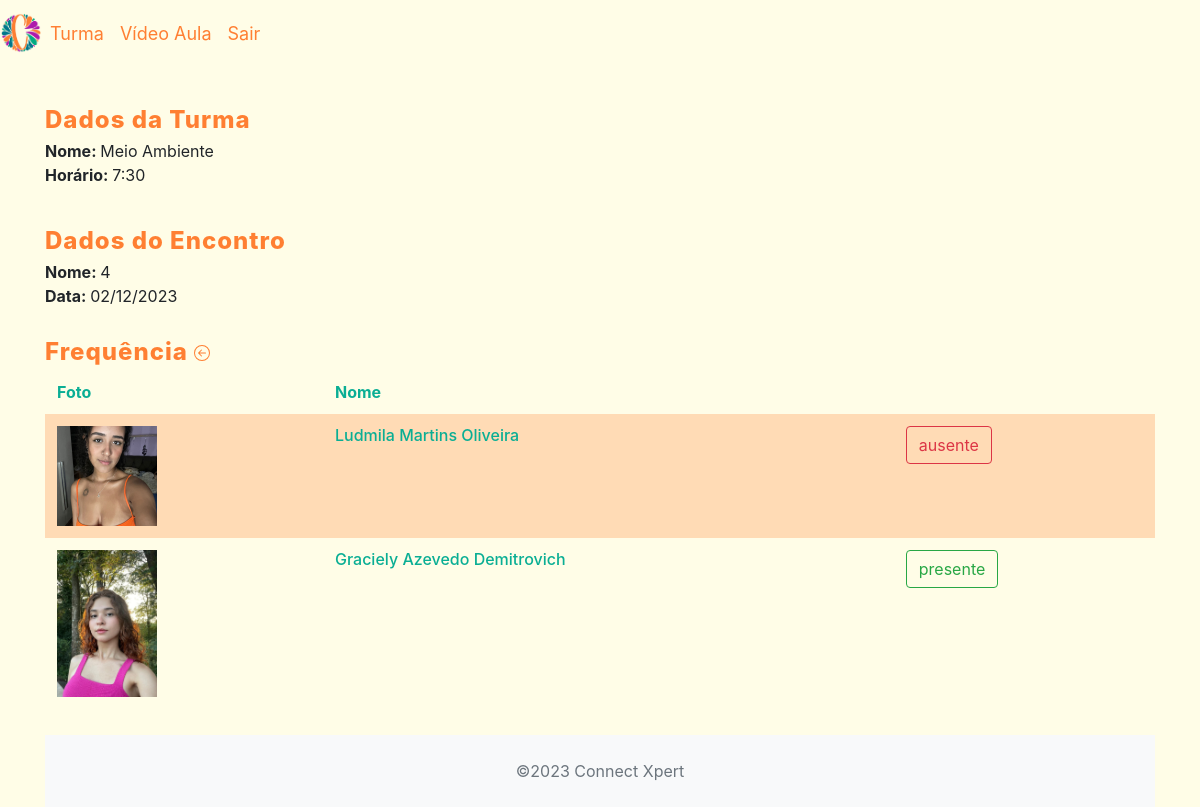
The app's page /crud_connectxpert/app/controller/FrequenciaController.php?action=createFrequencia&id=11&idTurma=4 (signed in) with its own data.
### tables this page shows
CREATE TABLE `turma` (
  `id_turma` int(11) NOT NULL,
  `nome_turma` varchar(60) NOT NULL,
  `num_alunos` int(11) NOT NULL,
  `horario` varchar(45) NOT NULL,
  `dia_semana` varchar(60) NOT NULL
);

CREATE TABLE `encontro` (
  `id_encontro` int(11) NOT NULL,
  `id_turma` int(11) NOT NULL,
  `nome_encontro` varchar(100) NOT NULL,
  `dia_encontro` date NOT NULL
);

CREATE TABLE `frequencia` (
  `id_frequencia` int(11) NOT NULL,
  `id_encontro` int(11) NOT NULL,
  `id_turma_aluno` int(11) NOT NULL,
  `condicao` enum('presente','ausente') NOT NULL DEFAULT 'presente'
);

CREATE TABLE `aluno` (
  `id_aluno` int(11) NOT NULL,
  `nome_aluno` varchar(100) NOT NULL,
  `nascimento_aluno` date NOT NULL,
  `telefone` varchar(20) NOT NULL,
  `nome_responsavel` varchar(60) NOT NULL,
  `sexo_aluno` enum('feminino','masculino','outros') NOT NULL,
  `login_aluno` varchar(15) NOT NULL,
  `senha_aluno` varchar(15) NOT NULL,
  `historico` text NOT NULL,
  `cpf_aluno` varchar(20) NOT NULL,
  `rg_aluno` varchar(20) NOT NULL,
  `email_aluno` varchar(100) NOT NULL,
  `end_rua` varchar(95) NOT NULL,
  `end_bairro` varchar(95) NOT NULL,
  `end_cidade` varchar(95) NOT NULL,
  `end_estado` varchar(95) NOT NULL,
  `end_numero` int(11) NOT NULL,
  `end_complemento` varchar(100) DEFAULT NULL,
  `id_ie` int(11) NOT NULL,
  `situacao` enum('disponivel','indisponivel') NOT NULL,
  `foto` varchar(60) NOT NULL
);

### crud_connectxpert/app/controller/FrequenciaController.php (called while the page is built, shortened)
<?php
require_once(__DIR__ . "/../dao/FrequenciaDAO.php");
require_once(__DIR__ . "/../model/Frequencia.php");
require_once(__DIR__ . "/../dao/EncontroDAO.php");
require_once(__DIR__ . "/../dao/TurmaDAO.php");
class FrequenciaController extends Controller {
    private FrequenciaDAO $frequenciaDao;
    private EncontroDAO   $encontroDao;
    private TurmaDAO      $turmaDao;
    public function __construct() {
        $this->frequenciaDao = new FrequenciaDAO();
        $this->encontroDao = new EncontroDAO ();
        $this->turmaDao = new TurmaDAO ();
        $this->handleAction();
    }
    protected  function createFrequencia() {
        $frequenciasASerCreadas = array();
        $this->frequenciaDao->insert($frequenciasASerCreadas);
        $this->list();
    }
    protected function list(string $msgErro = "", string $msgSucesso = "") {
        $encontro = $this->findEncontroById();
        $dados["encontro"] = $encontro;
        $dados["turma"] = $this->turmaDao->findById($encontro->getIdTurma());
        $dados["frequencia"] = $this->frequenciaDao->list($_GET['id']);
        $this->loadView("frequencia/listFrequencia.php", $dados,  $msgErro, $msgSucesso);
    }
    private function findEncontroById() {
        $id = 0;
        if(isset($_GET['id']))
            $id = $_GET['id'];
        $encontro = $this->encontroDao->findEncontroById($id);
        return $encontro;
    }
}
$frequenciaCont = new FrequenciaController();

### crud_connectxpert/app/model/Turma.php (called while the page is built, shortened)
<?php
class Turma {
    private $idTurma;
    private $nomeTurma;
    private $horario;
    public function getIdTurma()
    {
        return $this->idTurma;
    }
    public function setIdTurma($idTurma)
    {
        $this->idTurma = $idTurma;
        return $this;
    }
    public function getNomeTurma()
    {
        return $this->nomeTurma;
    }
    public function setNomeTurma($nomeTurma)
    {
        $this->nomeTurma = $nomeTurma;
        return $this;
    }
    public function getHorario()
    {
        return $this->horario;
    }
    public function setHorario($horario)
    {
        $this->horario = $horario;
        return $this;
    }
}

### crud_connectxpert/app/dao/TurmaDAO.php (called while the page is built, shortened)
<?php
include_once(__DIR__ . "/../model/Turma.php");
class TurmaDAO {
    public function findById(int $id) {
        $conn = Connection::getConn();
        $sql = "SELECT * FROM turma t" .
               " WHERE t.id_turma = ?";
        $stm = $conn->prepare($sql);
        $stm->execute([$id]);
        $result = $stm->fetchAll();
        $turmas = $this->mapTurmas($result);
        if(count($turmas) == 1)
            return $turmas[0];
        elseif(count($turmas) == 0)
            return null;
        die("TurmaDAO.findById()" . " - Erro: mais de uma turma encontrada.");
    }
    private function mapTurmas($result) {
        $turmas = array();
        foreach ($result as $reg) {
            $turma = new Turma();
            $turma->setIdTurma($reg['id_turma']);
            $turma->setNomeTurma($reg['nome_turma']);
            $turma->setNumAlunos($reg['num_alunos']);
            $turma->setHorario($reg['horario']);
            $turma->setDiaSemana($reg['dia_semana']);
            array_push($turmas, $turma);
        }
        return $turmas;
    }
}

### crud_connectxpert/app/dao/EncontroDAO.php (called while the page is built, shortened)
<?php
include_once(__DIR__ . "/../model/Encontro.php");
class EncontroDAO {
    public function findEncontroById(int $idEncontro) {
        $conn = Connection::getConn();
        $sql = "SELECT * FROM encontro e" .
               " WHERE e.id_encontro = ?";
        $stm = $conn->prepare($sql);
        $stm->execute([$idEncontro]);
        $result = $stm->fetchAll();
        $encontro = $this->mapEncontro($result);
        if(count($encontro) == 1)
            return $encontro[0];
        elseif(count($encontro) == 0)
            return null;
        die("EncontroDAO.findEncontroById()" .
            " - Erro: mais de um encontro encontrado.");
    }
    private function mapEncontro($result) {
        $encontros = array();
        foreach ($result as $reg) {
            $encontro = new Encontro();
            $encontro->setIdEncontro($reg['id_encontro']);
            $encontro->setNomeEncontro($reg['nome_encontro']);
            $encontro->setDiaEncontro($reg['dia_encontro']);
            $encontro->setIdTurma($reg['id_turma']);
            array_push($encontros, $encontro);
        }
        return $encontros;
    }
}

### crud_connectxpert/app/model/Encontro.php (called while the page is built, shortened)
<?php
class Encontro {
    private $nomeEncontro;
    private $diaEncontro;
    public function getNomeEncontro()
    {
        return $this->nomeEncontro;
    }
    public function setNomeEncontro($nomeEncontro)
    {
        $this->nomeEncontro = $nomeEncontro;
        return $this;
    }
    public function getDiaEncontroFormatada()
    {
        if($this->diaEncontro) {
            $data = date_create($this->diaEncontro);
            return date_format($data,"d/m/Y");
        }
        return '';
    }
    public function setDiaEncontro($diaEncontro)
    {
        $this->diaEncontro = $diaEncontro;
        return $this;
    }
}

### crud_connectxpert/app/model/Frequencia.php (called while the page is built, shortened)
<?php
class Frequencia {
    private $idFrequencia;
    private $condicao;
    private $aluno;
    public function getIdFrequencia()
    {
        return $this->idFrequencia;
    }
    public function setIdFrequencia($idFrequencia)
    {
        $this->idFrequencia = $idFrequencia;
        return $this;
    }
    public function getCondicao()
    {
        return $this->condicao;
    }
    public function setCondicao($condicao)
    {
        $this->condicao = $condicao;
        return $this;
    }
    public function getAluno()
    {
        return $this->aluno;
    }
    public function setAluno($aluno)
    {
        $this->aluno = $aluno;
        return $this;
    }
}

### crud_connectxpert/app/model/Aluno.php (called while the page is built, shortened)
<?php
class Aluno {
    private $nomeAluno;
    private $foto;
    public function getNomeAluno()
    {
        return $this->nomeAluno;
    }
    public function setNomeAluno($nomeAluno): self
    {
        $this->nomeAluno = $nomeAluno;
        return $this;
    }
    public function getFoto()
    {
        return $this->foto;
    }
    public function setFoto($foto)
    {
        $this->foto = $foto;
        return $this;
    }
}

### crud_connectxpert/app/dao/FrequenciaDAO.php (called while the page is built, shortened)
<?php
include_once(__DIR__ . "/../model/Frequencia.php");
include_once(__DIR__ . "/../model/Aluno.php");
class FrequenciaDAO {
    public function list($id) {
        $conn = Connection::getConn();
        $sql = "SELECT * FROM frequencia f" .
        " INNER JOIN turma_aluno ta ON f.id_turma_aluno = ta.id_turma_aluno" .
        " INNER JOIN aluno a ON ta.id_aluno = a.id_aluno" .
        " WHERE f.id_encontro = ?";
        $stm = $conn->prepare($sql);
        $stm->execute([$id]);
        $result = $stm->fetchAll();
        return $this->mapFrequenciasAndTurma($result);
    }
    private function mapFrequenciasAndTurma($result) {
        $frequencias = array();
        foreach ($result as $reg) {
            $frequencia = new Frequencia();
            $frequencia->setIdFrequencia($reg['id_frequencia']);
            $frequencia->setCondicao($reg['condicao']);
            $aluno =  new Aluno();
            $aluno->setIdAluno($reg['id_aluno']);
            $aluno->setIdTurmaAluno($reg['id_turma_aluno']);
            $aluno->setNomeAluno($reg['nome_aluno']);
            $aluno->setFoto($reg['foto']);
            $frequencia->setAluno($aluno);
            array_push($frequencias, $frequencia);
        }
        return $frequencias;
    }
   }

### crud_connectxpert/app/view/frequencia/listFrequencia.php (the view, shortened to what this page needs)
<?php
require_once(__DIR__ . "/../include/header.php");
require_once(__DIR__ . "/../include/menu.php");
echo '<link rel="stylesheet" href="' . BASEURL . '/view/turma/turmastyle.css">';
?>
<div class="container">
    <div class="row" style="margin-top: 10px;">
        <h3 class="col-4">Dados da Turma</h3>
        </div>
        <div class="row" style="margin-top: 10px;">
        <div class="col-12">
            <span style="font-weight: bold;">Nome: </span> <?= $dados["turma"]->getNomeTurma() ?>
        </div>
        <div class="col-12">
            <span style="font-weight: bold;">Horário: </span> <?= $dados["turma"]->getHorario() ?>
        </div>
    </div>
    <div class="row" style="margin-top: 10px;">
        <h3 class="col-4">Dados do Encontro</h3>
    </div>
        <div class="row" style="margin-top: 10px;">
        <div class="col-12">
            <span style="font-weight: bold;">Nome: </span> <?= $dados["encontro"]->getNomeEncontro() ?>
        </div>
        <div class="col-12">
            <span style="font-weight: bold;">Data: </span> <?= $dados["encontro"]->getDiaEncontroFormatada() ?>
        </div>
    </div>
    <div class="row">
        <h3 class="col-4"> Frequência <a class="btn-inserir"
        href="<?= BASEURL ?>/controller/EncontroController.php?action=list&id=<?= $dados["turma"]->getIdTurma() ?>"></a> </h3>
    </div>
    <div class="row" style="margin-top: 10px;" >
        <div class="col-12">
            <table id="tabFrequencia" class='table table-striped'>
                <thead>
                    <tr class="topicos">
                        <th>Foto</th>
                        <th>Nome</th>
                        <th></th>
                    </tr>
                </thead>
                <tbody>
                    <?php foreach($dados['frequencia'] as $aluno): ?>
                        <tr class="listagem">
                        <td><img src="<?= BASEURL_FOTOS . $aluno->getAluno()->getFoto(); ?>" style="width: 100px; height: auto;" /></td>
                            <td><?= $aluno->getAluno()->getNomeAluno(); ?></td>
                            <td>
                                <?php
                                if($aluno->getCondicao() == "presente") {
                                    echo '
                                    <button type="button" id="frequencia'.$aluno->getIdFrequencia().'" class="btn btn-outline-success"
                                    onclick="registrarFalta('. $aluno->getIdFrequencia() .') "> presente </button>
                                    ';
                                }
                                else {
                                    echo '
                                    <button type="button" id="frequencia'.$aluno->getIdFrequencia().'" class="btn btn-outline-danger"
                                    onclick="registrarFalta('. $aluno->getIdFrequencia() .') "> ausente </button>
                                    ';
                                }
                            ?>
                            </td>
                        </tr>
                    <?php endforeach ?>
                </tbody>
            </table>
        </div>
    </div>
<?php
require_once(__DIR__ . "/../include/footer.php")
?>

### crud_connectxpert/app/view/turma/turmastyle.css (style rules this page uses)
body { background-color: #fffde7; }
h3 { width: 100px; height: 45px; top: 30px; color: rgba(255, 127, 50, 1); font-style: normal; font-size: 24px; font-weight: 800; line-height: 1.2; letter-spacing: 1px; text-decoration: none; text-transform: none; }
.topicos { width: 102.5px; height: 14.73px; left: 135px; top: 187.82px; color: rgba(10, 174, 148, 1); font-style: normal; font-size: 16px; font-weight: 600; line-height: 1.2; letter-spacing: 0px; text-decoration: none; }
.listagem { width: 201px; height: 18px; left: 140px; top: 261px; color: rgb(10, 174, 148, 1); font-style: normal; font-size: 16px; font-weight: 500; line-height: 1.2; text-decoration: none; text-transform: capitalize; }
.table-striped tbody tr:nth-of-type(odd) { background-color: rgba(255, 129, 50, 0.274) !important; }
.table td, .table th { border-top: 0px solid transparent !important; }
.table thead th { border-bottom: 0px solid transparent !important; }

### records on screen
turma: nome_turma "Meio Ambiente", horario "7:30"
encontro: nome_encontro "4", dia_encontro "02/12/2023"
frequencia: aluno.foto (picture), aluno.nome_aluno "Ludmila Martins Oliveira"
frequencia: aluno.foto (picture), aluno.nome_aluno "Graciely Azevedo Demitrovich"
